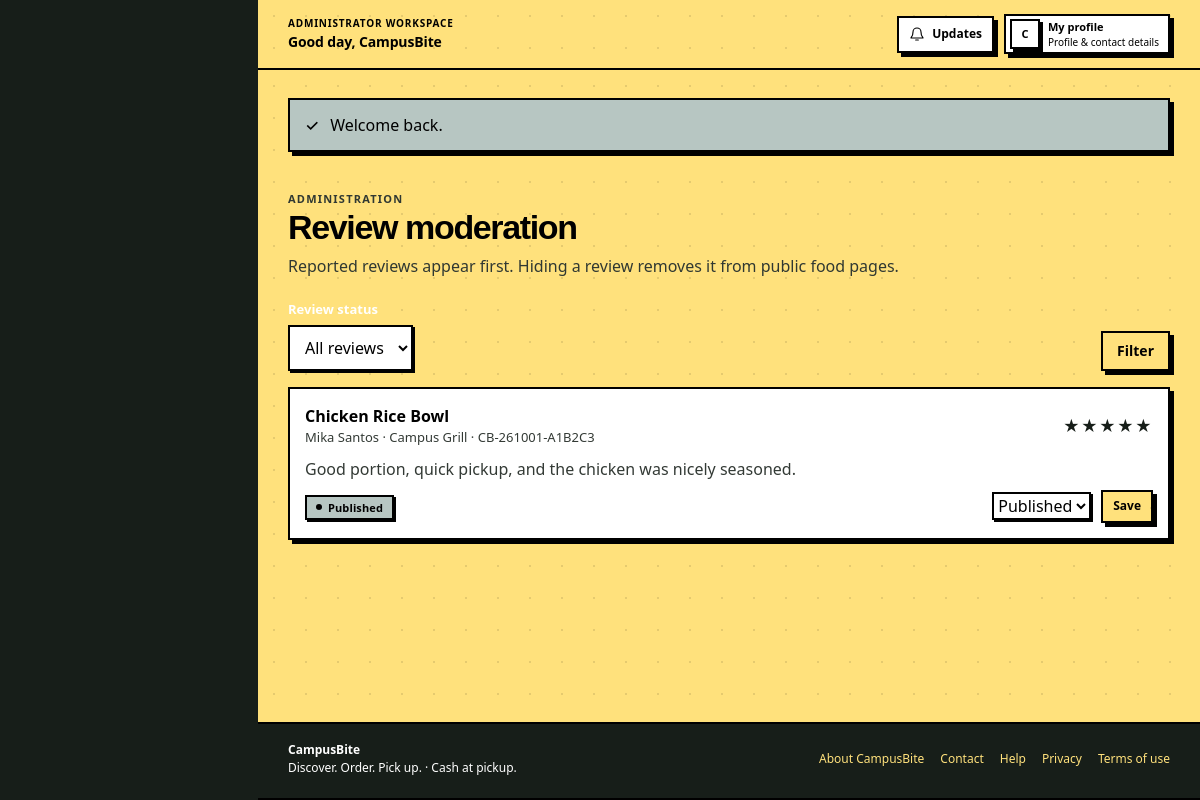
The app's page /index.php?r=admin.reviews (signed in) with its own data.
### tables this page shows
CREATE TABLE IF NOT EXISTS users (
  id INT UNSIGNED NOT NULL AUTO_INCREMENT,
  role_id TINYINT UNSIGNED NOT NULL,
  full_name VARCHAR(120) NOT NULL,
  email VARCHAR(190) NOT NULL,
  password_hash VARCHAR(255) NOT NULL,
  phone VARCHAR(30) NULL,
  status ENUM('ACTIVE','SUSPENDED') NOT NULL DEFAULT 'ACTIVE',
  last_login_at DATETIME NULL,
  created_at DATETIME NOT NULL DEFAULT CURRENT_TIMESTAMP,
  updated_at DATETIME NOT NULL DEFAULT CURRENT_TIMESTAMP ON UPDATE CURRENT_TIMESTAMP,
  PRIMARY KEY (id),
  UNIQUE KEY uq_users_email (email),
  KEY idx_users_role_status (role_id, status),
  CONSTRAINT fk_users_role FOREIGN KEY (role_id) REFERENCES roles(id) ON DELETE RESTRICT
);

CREATE TABLE IF NOT EXISTS roles (
  id TINYINT UNSIGNED NOT NULL AUTO_INCREMENT,
  name VARCHAR(30) NOT NULL,
  display_name VARCHAR(60) NOT NULL,
  PRIMARY KEY (id),
  UNIQUE KEY uq_roles_name (name)
);

CREATE TABLE IF NOT EXISTS reviews (
  id BIGINT UNSIGNED NOT NULL AUTO_INCREMENT,
  user_id INT UNSIGNED NOT NULL,
  food_id INT UNSIGNED NOT NULL,
  order_id BIGINT UNSIGNED NOT NULL,
  order_item_id BIGINT UNSIGNED NOT NULL,
  rating TINYINT UNSIGNED NOT NULL,
  comment VARCHAR(1000) NULL,
  status ENUM('PUBLISHED','PENDING','HIDDEN') NOT NULL DEFAULT 'PUBLISHED',
  vendor_response VARCHAR(1000) NULL,
  vendor_responded_at DATETIME NULL,
  created_at DATETIME NOT NULL DEFAULT CURRENT_TIMESTAMP,
  updated_at DATETIME NOT NULL DEFAULT CURRENT_TIMESTAMP ON UPDATE CURRENT_TIMESTAMP,
  PRIMARY KEY (id),
  UNIQUE KEY uq_review_order_item (order_item_id),
  KEY idx_reviews_food_status (food_id, status, created_at),
  KEY idx_reviews_user (user_id, created_at),
  CONSTRAINT fk_reviews_user FOREIGN KEY (user_id) REFERENCES users(id) ON DELETE RESTRICT,
  CONSTRAINT fk_reviews_food FOREIGN KEY (food_id) REFERENCES foods(id) ON DELETE RESTRICT,
  CONSTRAINT fk_reviews_order FOREIGN KEY (order_id) REFERENCES orders(id) ON DELETE CASCADE,
  CONSTRAINT fk_reviews_order_item FOREIGN KEY (order_item_id) REFERENCES order_items(id) ON DELETE CASCADE
);

CREATE TABLE IF NOT EXISTS foods (
  id INT UNSIGNED NOT NULL AUTO_INCREMENT,
  vendor_id INT UNSIGNED NOT NULL,
  category_id INT UNSIGNED NULL,
  media_id BIGINT UNSIGNED NULL,
  name VARCHAR(140) NOT NULL,
  slug VARCHAR(160) NOT NULL,
  description TEXT NULL,
  price DECIMAL(10,2) NOT NULL,
  prep_minutes SMALLINT UNSIGNED NOT NULL DEFAULT 10,
  is_available TINYINT(1) NOT NULL DEFAULT 1,
  is_featured TINYINT(1) NOT NULL DEFAULT 0,
  created_at DATETIME NOT NULL DEFAULT CURRENT_TIMESTAMP,
  updated_at DATETIME NOT NULL DEFAULT CURRENT_TIMESTAMP ON UPDATE CURRENT_TIMESTAMP,
  PRIMARY KEY (id),
  UNIQUE KEY uq_food_vendor_slug (vendor_id, slug),
  KEY idx_food_vendor_available (vendor_id, is_available),
  KEY idx_food_category_available (category_id, is_available),
  KEY idx_food_featured (is_featured, is_available),
  CONSTRAINT fk_foods_vendor FOREIGN KEY (vendor_id) REFERENCES vendors(id) ON DELETE RESTRICT,
  CONSTRAINT fk_foods_category FOREIGN KEY (category_id) REFERENCES food_categories(id) ON DELETE SET NULL,
  CONSTRAINT fk_foods_media FOREIGN KEY (media_id) REFERENCES media(id) ON DELETE SET NULL
);

CREATE TABLE IF NOT EXISTS vendors (
  id INT UNSIGNED NOT NULL AUTO_INCREMENT,
  user_id INT UNSIGNED NOT NULL,
  name VARCHAR(120) NOT NULL,
  slug VARCHAR(150) NOT NULL,
  description TEXT NULL,
  pickup_location VARCHAR(180) NOT NULL,
  stall_label VARCHAR(80) NULL,
  prep_minutes SMALLINT UNSIGNED NOT NULL DEFAULT 15,
  logo_media_id BIGINT UNSIGNED NULL,
  status ENUM('PENDING','ACTIVE','REJECTED','SUSPENDED') NOT NULL DEFAULT 'PENDING',
  approved_at DATETIME NULL,
  approved_by INT UNSIGNED NULL,
  created_at DATETIME NOT NULL DEFAULT CURRENT_TIMESTAMP,
  updated_at DATETIME NOT NULL DEFAULT CURRENT_TIMESTAMP ON UPDATE CURRENT_TIMESTAMP,
  PRIMARY KEY (id),
  UNIQUE KEY uq_vendors_user (user_id),
  UNIQUE KEY uq_vendors_slug (slug),
  KEY idx_vendors_status (status),
  CONSTRAINT fk_vendors_user FOREIGN KEY (user_id) REFERENCES users(id) ON DELETE RESTRICT,
  CONSTRAINT fk_vendors_logo FOREIGN KEY (logo_media_id) REFERENCES media(id) ON DELETE SET NULL,
  CONSTRAINT fk_vendors_approver FOREIGN KEY (approved_by) REFERENCES users(id) ON DELETE SET NULL
);

CREATE TABLE IF NOT EXISTS orders (
  id BIGINT UNSIGNED NOT NULL AUTO_INCREMENT,
  order_number VARCHAR(32) NOT NULL,
  user_id INT UNSIGNED NULL,
  vendor_id INT UNSIGNED NOT NULL,
  source ENUM('STUDENT','POS') NOT NULL DEFAULT 'STUDENT',
  status ENUM('PENDING','CONFIRMED','PREPARING','READY','COMPLETED','CANCELLED','REJECTED') NOT NULL DEFAULT 'PENDING',
  subtotal DECIMAL(10,2) NOT NULL,
  total DECIMAL(10,2) NOT NULL,
  pickup_location VARCHAR(240) NOT NULL,
  prep_estimate_minutes SMALLINT UNSIGNED NOT NULL DEFAULT 10,
  customer_note VARCHAR(300) NULL,
  accepted_at DATETIME NULL,
  ready_at DATETIME NULL,
  completed_at DATETIME NULL,
  created_at DATETIME NOT NULL DEFAULT CURRENT_TIMESTAMP,
  updated_at DATETIME NOT NULL DEFAULT CURRENT_TIMESTAMP ON UPDATE CURRENT_TIMESTAMP,
  PRIMARY KEY (id),
  UNIQUE KEY uq_orders_number (order_number),
  KEY idx_orders_user_created (user_id, created_at),
  KEY idx_orders_vendor_status_created (vendor_id, status, created_at),
  KEY idx_orders_status_created (status, created_at),
  CONSTRAINT fk_orders_user FOREIGN KEY (user_id) REFERENCES users(id) ON DELETE SET NULL,
  CONSTRAINT fk_orders_vendor FOREIGN KEY (vendor_id) REFERENCES vendors(id) ON DELETE RESTRICT
);

CREATE TABLE IF NOT EXISTS system_settings (
  setting_key VARCHAR(100) NOT NULL,
  setting_value TEXT NOT NULL,
  updated_by INT UNSIGNED NULL,
  updated_at DATETIME NOT NULL DEFAULT CURRENT_TIMESTAMP ON UPDATE CURRENT_TIMESTAMP,
  PRIMARY KEY (setting_key),
  CONSTRAINT fk_settings_updater FOREIGN KEY (updated_by) REFERENCES users(id) ON DELETE SET NULL
);

CREATE TABLE IF NOT EXISTS cms_content (
  id INT UNSIGNED NOT NULL AUTO_INCREMENT,
  content_key VARCHAR(100) NOT NULL,
  title VARCHAR(180) NOT NULL,
  body MEDIUMTEXT NULL,
  section VARCHAR(40) NOT NULL DEFAULT 'page',
  image_media_id BIGINT UNSIGNED NULL,
  is_published TINYINT(1) NOT NULL DEFAULT 1,
  updated_by INT UNSIGNED NULL,
  created_at DATETIME NOT NULL DEFAULT CURRENT_TIMESTAMP,
  updated_at DATETIME NOT NULL DEFAULT CURRENT_TIMESTAMP ON UPDATE CURRENT_TIMESTAMP,
  PRIMARY KEY (id),
  UNIQUE KEY uq_cms_key (content_key),
  KEY idx_cms_section_published (section, is_published),
  CONSTRAINT fk_cms_media FOREIGN KEY (image_media_id) REFERENCES media(id) ON DELETE SET NULL,
  CONSTRAINT fk_cms_updater FOREIGN KEY (updated_by) REFERENCES users(id) ON DELETE SET NULL
);

### views/admin/reviews.php (the view, shortened to what the rows shown need)
<div class="page-heading"><div><p class="eyebrow">Administration</p><h1>Review moderation</h1><p>Reported reviews appear first. Hiding a review removes it from public food pages.</p></div></div>
<?php if ($reviews): ?><div class="review-list"><?php foreach ($reviews as $review): ?><article class="review-card"><div class="spread"><div><strong><?= h($review['food_name']) ?></strong><div class="muted small"><?= h($review['student_name']) ?> · <?= h($review['vendor_name']) ?> · <?= h($review['order_number']) ?></div></div><span class="stars" aria-label="<?= (int)$review['rating'] ?> out of 5 stars"><?= str_repeat('★',(int)$review['rating']) ?><?= str_repeat('☆',5-(int)$review['rating']) ?></span></div><?php if ($review['comment']): ?><p><?= nl2br(h($review['comment'])) ?></p><?php endif; ?><?php if (!empty($review['reports'])): ?><details class="report-details"><summary><?= count($review['reports']) ?> open review report<?= count($review['reports']) === 1 ? '' : 's' ?> — view reasons</summary><ul><?php foreach ($review['reports'] as $report): ?><li><strong><?= h($report['reporter']) ?></strong> · <?= h(format_datetime($report['created_at'])) ?><p><?= nl2br(h($report['reason'])) ?></p></li><?php endforeach; ?></ul></details><?php endif; ?><div class="spread"><div><?php $status=$review['status']; $badgeLabel=match ($status) { 'PENDING' => 'Pending moderation', 'PUBLISHED' => 'Published', 'HIDDEN' => 'Hidden', default => status_label($status) }; require APP_ROOT . '/views/components/status-badge.php'; ?><?php if ((int)$review['open_reports']>0): ?><span class="badge status-pending"><?= (int)$review['open_reports'] ?> open report<?= (int)$review['open_reports']===1?'':'s' ?></span><?php endif; ?></div><form method="post" action="<?= h(app_url('admin.review.status')) ?>" class="row-wrap"><?= csrf_field() ?><input type="hidden" name="id" value="<?= (int)$review['id'] ?>"><label class="sr-only" for="moderate-<?= (int)$review['id'] ?>">Review status</label><select id="moderate-<?= (int)$review['id'] ?>" name="status"><option value="PUBLISHED"<?= $review['status']==='PUBLISHED'?' selected':'' ?>>Published</option><option value="PENDING"<?= $review['status']==='PENDING'?' selected':'' ?>>Pending</option><option value="HIDDEN"<?= $review['status']==='HIDDEN'?' selected':'' ?>>Hidden</option></select><button class="button button-secondary button-small" type="submit">Save</button></form></div></article><?php endforeach; ?></div><?php else: ?><div class="empty-state"><h2>No reviews in this view</h2><p>Student reviews and reports will appear here.</p></div><?php endif; ?>

### views/layouts/header.php (shortened to what the rows shown need)
<?php
$user = current_user();
$unreadCount = 0;
if ($user) {
    try {
        $unreadCount = (int) (db_one('SELECT COUNT(*) AS n FROM notifications WHERE user_id=? AND read_at IS NULL', 'i', [(int) $user['id']])['n'] ?? 0);
    } catch (Throwable $e) { $unreadCount = 0; $cartCount = 0; }
}
$workspaceMode = $user && in_array($user['role'], ['STUDENT', 'VENDOR', 'ADMIN'], true);
$workspaceRoleLabel = match ($user['role'] ?? '') {
    'ADMIN' => 'Administrator',
    'VENDOR' => 'Vendor',
    'STUDENT' => 'Student',
    default => 'Account',
};
$userName = trim((string) ($user['full_name'] ?? ''));
$userFirstName = $userName !== '' ? (explode(' ', $userName)[0] ?? $userName) : 'there';
$userInitial = strtoupper(substr($userFirstName, 0, 1));
?>
<!doctype html>
<html lang="en">
<head>
  <title><?= h(($title ?? 'Discover campus food') . ' · ' . site_name()) ?></title>
  <link rel="stylesheet" href="https://api.fontshare.com/v2/css?f[]=cabinet-grotesk@400,500,700,800&amp;display=swap">
  <link rel="stylesheet" href="https://api.fontshare.com/v2/css?f[]=satoshi@400,500,700&amp;display=swap">
  <link rel="stylesheet" href="<?= h(APP_BASE) ?>/assets/css/app.css">
</head>
<body<?= $workspaceMode ? ' class="workspace-body"' : '' ?>>
<?php if ($workspaceMode): ?>
<div class="workspace-shell" data-workspace-layout>
  <div class="workspace-main">
    <header class="workspace-topbar">
      <div class="workspace-topbar-leading">
        <div class="workspace-greeting">
          <span class="workspace-topbar-kicker"><?= h($workspaceRoleLabel) ?> workspace</span>
          <strong>Good day, <?= h($userFirstName) ?></strong>
        </div>
      </div>
      <div class="workspace-topbar-actions">
        <a class="workspace-updates" href="<?= h(app_url('notifications')) ?>" aria-label="Notifications<?= $unreadCount ? ', ' . (int) $unreadCount . ' unread' : '' ?>">
          <svg viewBox="0 0 24 24" aria-hidden="true" focusable="false"><path d="M18 9a6 6 0 0 0-12 0c0 7-3 7-3 9h18c0-2-3-2-3-9M10 21h4"/></svg>
          <span>Updates</span><?php if ($unreadCount): ?><span class="workspace-topbar-badge"><?= (int) $unreadCount ?></span><?php endif; ?>
        </a>
        <a class="workspace-topbar-account" href="<?= h(app_url('profile')) ?>">
          <span class="workspace-avatar workspace-avatar-small" aria-hidden="true"><?= h($userInitial) ?></span>
          <span class="workspace-topbar-account-label">My profile<small>Profile &amp; contact details</small></span>
        </a>
      </div>
    </header>
    <main class="site-main workspace-site-main" id="main-content">
      <div class="workspace-content">
<?php endif; ?>

### views/components/status-badge.php (shortened to what the rows shown need)
<?php
$badgeStatus = strtoupper((string) ($status ?? ''));
$badgeClass = match ($badgeStatus) {
    'COMPLETED', 'ACTIVE', 'PAID', 'RESTOCK', 'PURCHASE', 'PUBLISHED' => 'status-completed',
    'PENDING', 'UNPAID', 'PREPARING', 'OPEN', 'WASTE' => 'status-pending',
    'CONFIRMED', 'READY', 'RESOLVED' => 'status-ready',
    'CANCELLED', 'REJECTED', 'SUSPENDED', 'HIDDEN', 'DISMISSED' => 'status-cancelled',
    default => 'status-neutral',
};
$badgeText = $badgeLabel ?? status_label($badgeStatus);
?>
<span class="badge <?= h($badgeClass) ?>"><?= h($badgeText) ?></span>

### views/layouts/footer.php
<?php
$footerPages = [];
try {
    $footerPages = db_all("SELECT content_key, title FROM cms_content WHERE section='page' AND is_published=1 ORDER BY content_key");
} catch (Throwable $e) {
}
?>
      </div>
    </main>
    <footer class="site-footer<?= $workspaceMode ? ' workspace-footer' : '' ?>">
      <div class="container footer-inner">
        <div><strong><?= h(site_name()) ?></strong><br><span>Discover. Order. Pick up. · Cash at pickup.</span></div>
        <nav class="footer-links" aria-label="Information">
          <?php foreach ($footerPages as $page): if (preg_match('/^page\.([a-z0-9]+(?:-[a-z0-9]+)*)$/', (string) $page['content_key'], $match)): ?>
            <a href="<?= h(app_url('content', ['page' => $match[1]])) ?>"><?= h($page['title']) ?></a>
          <?php endif; endforeach; ?>
        </nav>
      </div>
    </footer>
<?php if ($workspaceMode): ?>
  </div>
</div>
<?php endif; ?>
</body>
</html>

### records on screen
users: role.name "ADMINISTRATOR", full_name "CampusBite", full_name "C"
reviews: food.name "Chicken Rice Bowl", user.full_name "Mika Santos", vendors.name "Campus Grill", order.order_number "CB-261001-A1B2C3", rating "★★★★★", comment "Good portion, quick pickup, and the chicken was nicely seasoned.", status "Published"
system_settings: setting_value "CampusBite"
cms_content: title "About CampusBite"
cms_content: title "Contact"
cms_content: title "Help"
cms_content: title "Privacy"
cms_content: title "Terms of use"

### other values on screen
$flash['message'] "Welcome back."
